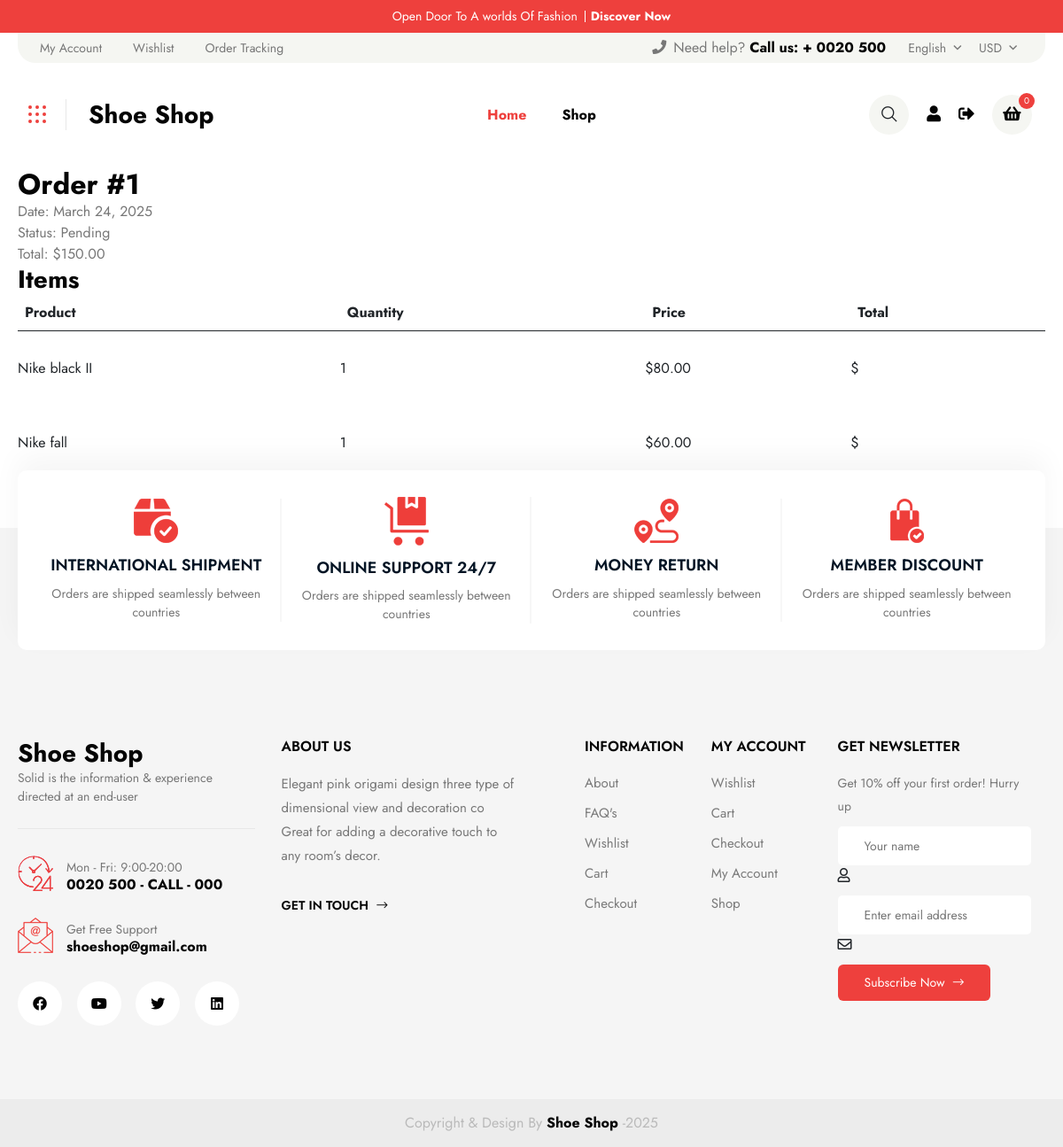
/orders/order/1/ (signed in), run on the app's committed database.
### orders/models.py (models this page shows, shortened)
class Order(models.Model):
    STATUS_CHOICES = [
        ('pending', 'Pending'),
        ('processing', 'Processing'),
        ('shipped', 'Shipped'),
        ('completed', 'Completed'),
        ('cancelled', 'Cancelled'),
    ]
    user = models.ForeignKey(CustomUser, on_delete=models.CASCADE, related_name="orders")
    created_at = models.DateTimeField(auto_now_add=True)
    status = models.CharField(max_length=20, choices=STATUS_CHOICES, default='pending')
    total_price = models.DecimalField(max_digits=10, decimal_places=2)

class OrderItem(models.Model):
    order = models.ForeignKey(Order, on_delete=models.CASCADE, related_name="items")
    shoe = models.ForeignKey(Shoe, on_delete=models.CASCADE)
    quantity = models.PositiveIntegerField(default=1)
    price = models.DecimalField(max_digits=10, decimal_places=2)

### shop/models.py (models this page shows, shortened)
class Shoe(models.Model):
    name = models.CharField(max_length=200)
    category = models.ForeignKey(Category, on_delete=models.CASCADE)
    price = models.DecimalField(max_digits=10, decimal_places=2)
    description = models.TextField(blank=True, null=True)
    image = models.ImageField(upload_to='shoes/', blank=True, null=True)
    stock = models.PositiveIntegerField(default=0)
    is_featured = models.BooleanField(default=False)
    created_at = models.DateTimeField(auto_now_add=True)

### orders/views.py (the view)
# urls.py: path('order/<int:order_id>/', order_detail, name='order_detail'),
@login_required
def order_detail(request, order_id):
    order = get_object_or_404(Order, id=order_id, user=request.user)
    cart_item_count = 0
    return render(request, 'orders/order_detail.html', {
        'order': order,
        'title': f'Order #{order.id}',
        'footer': True,
        'cart_item_count': cart_item_count
    })

### templates/orders/order_detail.html (shortened to what this page needs)
{% extends 'layout/layout.html' %}
{% block content %}
<div class="container">
    <h2>Order #{{ order.id }}</h2>
    <p>Date: {{ order.created_at|date:"F j, Y" }}</p>
    <p>Status: {{ order.get_status_display }}</p>
    <p>Total: ${{ order.total_price }}</p>
    <h3>Items</h3>
    <table class="table">
        <thead>
            <tr>
                <th>Product</th>
                <th>Quantity</th>
                <th>Price</th>
                <th>Total</th>
            </tr>
        </thead>
        <tbody>
            {% for item in order.items.all %}
            <tr>
                <td>{{ item.shoe.name }}</td>
                <td>{{ item.quantity }}</td>
                <td>${{ item.price }}</td>
                <td>${{ item.get_total_price }}</td>
            </tr>
            {% endfor %}
        </tbody>
    </table>
    <a href="{% url 'account' %}?section=orders" class="btn btn-primary">
    </a>
</div>
{% endblock %}

### data on the page
Order: id "1", created_at "March 24, 2025", status "Pending", total_price "150.00"
OrderItem: shoe.name "Nike black II", quantity "1", price "80.00"
OrderItem: shoe.name "Nike fall", quantity "1", price "60.00"

### other printed values
{{ cart_item_count }} "0"
